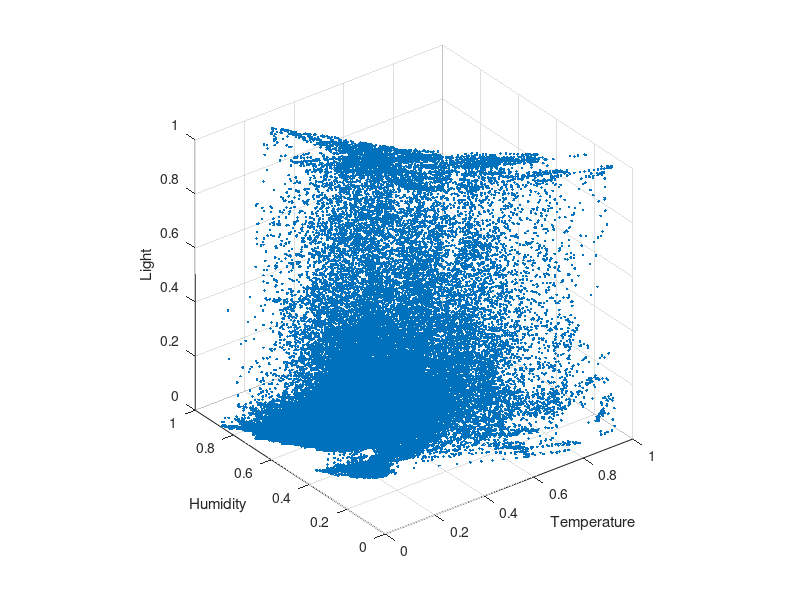

Source code (MATLAB): (Note: this script raises an error after producing the figure.)

% Author: Kartik_V_Deshpande
% Supervisors: Dheeraj_Kumar, Osmar_R_Zaiane
% Electronics_and_Communication, IIT_Roorkee, INDIA
% Computing Science, University_of_Alberta, CANADA 

clc, clear, close all;

tic

% Input data is SXYTHLEI: [ Serial_number , x-coordinate , y-corrdinate , THL-features , epoch , sensor-id ] 
var=load('SXYTHLEI_MIT.mat','-mat'); data_o = var.SXYTHLEI;
no_of_nodes=max(data_o(:,8)); total_t=max(data_o(:,7)); sz = total_t*no_of_nodes;

data_idx=data_o(:,1); data_x=data_o(:,2); data_y=data_o(:,3);
data_T=data_o(:,4); data_H=data_o(:,5); data_L=data_o(:,6);
data_t=data_o(:,7); data_node_id=data_o(:,8);

% THL scatter plot
figure(1); s=scatter3(data_T, data_H, data_L,'.'); axis square, xlabel('Temperature');ylabel('Humidity');zlabel('Light');

data_node_id_t_index=zeros(total_t,no_of_nodes)+NaN;
for i=1:length(data_idx)
    data_node_id_t_index(data_t(i),data_node_id(i))=data_idx(i);
end

node_x_y=zeros(no_of_nodes,2);
for i=1:no_of_nodes
    idx=find(data_node_id==i,1);
    node_x_y(i,1)=data_x(idx);
    node_x_y(i,2)=data_y(idx);
end

nodes_dist_matrix=distance2(node_x_y,node_x_y);

K=6; % K is the number of nearest sensors to consider
nearest_K_nodes=zeros(no_of_nodes,K);
for i=1:no_of_nodes
    distance_from_this_node=nodes_dist_matrix(i,:);
    [val,idx]=sort(distance_from_this_node);
    nearest_K_nodes(i,:)=idx(2:K+1);
end

THL_dist_matrix_nearest_K=zeros(total_t*no_of_nodes,K*3+2)+NaN;
THL_nn_idx_nearest_K=zeros(total_t*no_of_nodes,K*3+2)+NaN;
for i=1:length(data_idx) % Forming all potential edges in this loop

    this_node=data_node_id(i);
    this_t=data_t(i);

    this_node_t_THL=[data_T(i) data_H(i) data_L(i)];

    this_node_nearest_K_nodes=nearest_K_nodes(this_node,:);

    if(this_t==1)
        this_node_nearest_K_nodes_t_idx=zeros(2*K+1,1);
        for k=1:K
            this_node_nearest_K_nodes_t_idx(k)=data_node_id_t_index(this_t,this_node_nearest_K_nodes(k));
        end
        for k=K+1:2*K
            this_node_nearest_K_nodes_t_idx(k)=data_node_id_t_index(this_t+1,this_node_nearest_K_nodes(k-K));
        end
        this_node_nearest_K_nodes_t_idx(2*K+1)=data_node_id_t_index(this_t+1,this_node);

        this_node_nearest_K_nodes_t_THL=[data_T(this_node_nearest_K_nodes_t_idx) data_H(this_node_nearest_K_nodes_t_idx) data_L(this_node_nearest_K_nodes_t_idx)];
        THL_dist_matrix=distance2(this_node_t_THL,this_node_nearest_K_nodes_t_THL);
        [val,idx]=sort(THL_dist_matrix);

        THL_nn_idx_nearest_K(i,1:length(this_node_nearest_K_nodes_t_idx))=this_node_nearest_K_nodes_t_idx(idx);
        THL_dist_matrix_nearest_K(i,1:length(this_node_nearest_K_nodes_t_idx))=val;

    else
        if(this_t<total_t)
            this_node_nearest_K_nodes_t_idx=zeros(3*K+2,1);
            for k=1:K
                this_node_nearest_K_nodes_t_idx(k)=data_node_id_t_index(this_t-1,this_node_nearest_K_nodes(k));
            end
            for k=K+1:2*K
                this_node_nearest_K_nodes_t_idx(k)=data_node_id_t_index(this_t,this_node_nearest_K_nodes(k-K));
            end
            for k=2*K+1:3*K
                this_node_nearest_K_nodes_t_idx(k)=data_node_id_t_index(this_t+1,this_node_nearest_K_nodes(k-2*K));
            end
            this_node_nearest_K_nodes_t_idx(3*K+1)=data_node_id_t_index(this_t-1,this_node);
            this_node_nearest_K_nodes_t_idx(3*K+2)=data_node_id_t_index(this_t+1,this_node);

            this_node_nearest_K_nodes_t_THL=[data_T(this_node_nearest_K_nodes_t_idx) data_H(this_node_nearest_K_nodes_t_idx) data_L(this_node_nearest_K_nodes_t_idx)];
            THL_dist_matrix=distance2(this_node_t_THL,this_node_nearest_K_nodes_t_THL);
            [val,idx]=sort(THL_dist_matrix);

            THL_nn_idx_nearest_K(i,1:length(this_node_nearest_K_nodes_t_idx))=this_node_nearest_K_nodes_t_idx(idx);
            THL_dist_matrix_nearest_K(i,1:length(this_node_nearest_K_nodes_t_idx))=val;

        else
            this_node_nearest_K_nodes_t_idx=zeros(2*K+1,1);
            for k=1:K
                this_node_nearest_K_nodes_t_idx(k)=data_node_id_t_index(this_t-1,this_node_nearest_K_nodes(k));
            end
            for k=K+1:2*K
                this_node_nearest_K_nodes_t_idx(k)=data_node_id_t_index(this_t,this_node_nearest_K_nodes(k-K));
            end
            this_node_nearest_K_nodes_t_idx(2*K+1)=data_node_id_t_index(this_t-1,this_node);

            this_node_nearest_K_nodes_t_THL=[data_T(this_node_nearest_K_nodes_t_idx) data_H(this_node_nearest_K_nodes_t_idx) data_L(this_node_nearest_K_nodes_t_idx)];
            THL_dist_matrix=distance2(this_node_t_THL,this_node_nearest_K_nodes_t_THL);
            [val,idx]=sort(THL_dist_matrix);

            THL_nn_idx_nearest_K(i,1:length(this_node_nearest_K_nodes_t_idx))=this_node_nearest_K_nodes_t_idx(idx);
            THL_dist_matrix_nearest_K(i,1:length(this_node_nearest_K_nodes_t_idx))=val;
        end
    end
end

Nds=data_node_id_t_index'; Nds=Nds(:); % Data points are considered based on epochs

I_nn_VAT=zeros(length(data_idx),3)+NaN; % I_nn_VAT = [ starting_point , end_point , MST_edge/cut ]; MST_edge/cut = used for MST-iVAT image;
THL_nn_idx=zeros(length(data_idx),1)+1;
% figure(3), s=scatter3(data_x,data_y,data_t,60,'.b'); s.SizeData = 100; hold on;   
k=0;
for i=1:length(data_idx) % This loop is meant for MST edge formations and select 5 to 10 epochs to view MST edges formation clearly
    temp=find(I_nn_VAT(:,1)==THL_nn_idx_nearest_K(Nds(i),THL_nn_idx(Nds(i))));
    if isempty(temp)
        k=k+1;
        I_nn_VAT(k,:)=[Nds(i), THL_nn_idx_nearest_K(Nds(i),THL_nn_idx(Nds(i))), THL_dist_matrix_nearest_K(Nds(i),THL_nn_idx(Nds(i)))];
    else
        while ~isempty(temp)
            THL_nn_idx(Nds(i))=THL_nn_idx(Nds(i))+1;
            temp=find(I_nn_VAT(:,1)==THL_nn_idx_nearest_K(Nds(i),THL_nn_idx(Nds(i))));
        end
        k=k+1;
        I_nn_VAT(k,:)=[Nds(i), THL_nn_idx_nearest_K(Nds(i),THL_nn_idx(Nds(i))), THL_dist_matrix_nearest_K(Nds(i),THL_nn_idx(Nds(i)))];
    end
%     p=plot3([data_x(I_nn_VAT(i,1)) data_x(I_nn_VAT(i,2))],[data_y(I_nn_VAT(i,1)) data_y(I_nn_VAT(i,2))],[data_t(I_nn_VAT(i,1)) data_t(I_nn_VAT(i,2))],'r'); hold on;
%     p.LineWidth = 3; hold on; xlabel('X axis'); ylabel('Y axis'); zlabel('E axis'); grid on;
end

G=graph(I_nn_VAT(1:length(data_idx)-1,1),I_nn_VAT(1:length(data_idx)-1,2),I_nn_VAT(1:length(data_idx)-1,3));

figure(4), RiV_without_dist_matrix=MST_iVAT(G.Edges.Weight); imagesc(RiV_without_dist_matrix); colormap gray; axis equal; axis off; % MST-iVAT image

% Unscaled dark blocks coordinagtes
clu_str=[1 15497 20076 49329 58319 65176];
clu_end=[15496 20075 49328 58318 65175 76500];

figure(5); % Scatter of ST data clustering for dnccVAT
for i=1:length(clu_str)
    subplot(1,2,1), scatter3(data_T(I_nn_VAT(clu_str(i):clu_end(i))),data_H(I_nn_VAT(clu_str(i):clu_end(i))),data_L(I_nn_VAT(clu_str(i):clu_end(i))),'filled'); axis square; xlabel('Temperature');ylabel('Humidity');zlabel('Light'); hold on;
    subplot(1,2,2), scatter3(data_x(I_nn_VAT(clu_str(i):clu_end(i))),data_y(I_nn_VAT(clu_str(i):clu_end(i))),data_t(I_nn_VAT(clu_str(i):clu_end(i))),'filled'); axis square; xlabel('X-axis');ylabel('Y-axis');zlabel('Epoch-time'); hold on;
end

run_time_of_code = toc
